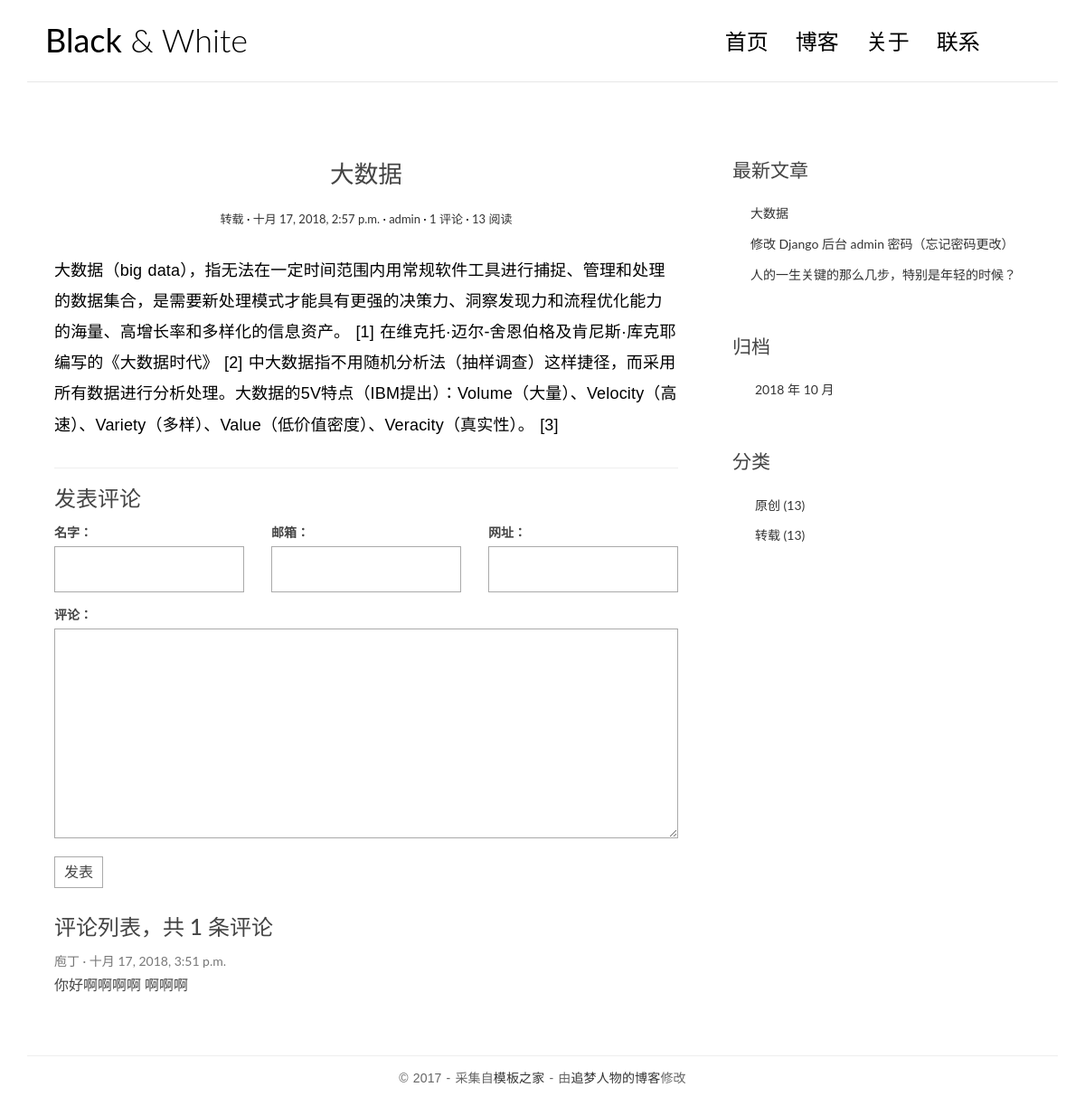
Page /post/6/ on the committed database.
### blog/models.py (models this page shows, shortened)
@python_2_unicode_compatible
class Post(models.Model):
    views = models.PositiveIntegerField(default=0)
    title = models.CharField(max_length=70)
    body = models.TextField()
    created_time = models.DateTimeField()
    modified_time = models.DateTimeField()
    excerpt = models.CharField(max_length=200, blank=True)
    category = models.ForeignKey(Category)
    tags = models.ManyToManyField(Tag, blank=True)
    author = models.ForeignKey(User)
    def get_absolute_url(self):
        return reverse('blog:detail', kwargs={'pk': self.pk})
    class Meta:
        ordering = ['-created_time']
    def increase_views(self):
        self.views += 1
        self.save(update_fields=['views'])

@python_2_unicode_compatible
class Category(models.Model):
    name = models.CharField(max_length=100)

### comments/models.py (models this page shows, shortened)
@python_2_unicode_compatible
class Comment(models.Model):
    name = models.CharField(max_length=100)
    email = models.EmailField(max_length=255)
    url = models.URLField(blank=True)
    text = models.TextField()
    created_time = models.DateTimeField(auto_now_add=True)
    post = models.ForeignKey('blog.Post')

### blog/views.py (the view)
# urls.py: url(r'^post/(?P<pk>[0-9]+)/$', views.detail, name='detail'),
def detail(request, pk):
    post = get_object_or_404(Post, pk=pk)
    post.increase_views()
    post.body = markdown.markdown(post.body,
                                  extensions = [
                                      'markdown.extensions.extra',
                                      'markdown.extensions.codehilite',
                                      'markdown.extensions.toc',
                                  ])
    form = CommentForm()
    comment_list = post.comment_set.all()
    context = {'post': post,
               'form': form,
               'comment_list': comment_list
               }
    return render(request, 'blog/detail.html', context=context)

### comments/forms.py
class CommentForm(forms.ModelForm):
    class Meta:
        model = Comment
        fields = ["name", "email", "url", "text"]

### blog/templatetags/blog_tags.py (called while the page is built)
@register.simple_tag
def get_recent_posts(num=5):
    return Post.objects.all().order_by('-created_time')[:num]

@register.simple_tag
def archives():
    return Post.objects.dates('created_time', 'month', order='DESC')

@register.simple_tag
def get_categories():
    return Category.objects.all()

### templates/blog/detail.html (shortened to what this page needs)
{% extends 'base.html' %}
{% block main %}
    <article class="post post-{{ post.pk }}">
        <header class="entry-header">
            <h1 class="entry-title">{{ post.title }}</h1>
            <div class="entry-meta">
                <span class="post-category"><a href="#">{{ post.category.name }}</a></span>
                <span class="post-date"><a href="#"><time class="entry-date"
                                                          datetime="{{ post.created_time }}">{{ post.created_time }}</time></a></span>
                <span class="post-author"><a href="#">{{ post.author }}</a></span>
                <span class="comments-link"><a href="#">{{ post.comment_set.count }} 评论</a></span>
                <span class="views-count"><a href="#">{{ post.views }} 阅读</a></span>
            </div>
        </header>
        <div class="entry-content clearfix">
            {{ post.body|safe }}
        </div>
    </article>
    <section class="comment-area" id="comment-area">
        <hr>
        <h3>发表评论</h3>
        <form action="{% url 'comments:post_comment' post.pk %}" method="post" class="comment-form">
            <div class="row">
                <div class="col-md-4">
                    <label for="{{ form.name.id_for_label }}">名字：</label>
                    {{ form.name }}
                </div>
                <div class="col-md-4">
                    <label for="{{ form.email.id_for_label }}">邮箱：</label>
                    {{ form.email }}
                </div>
                <div class="col-md-4">
                    <label for="{{ form.url.id_for_label }}">网址：</label>
                    {{ form.url }}
                </div>
                <div class="col-md-12">
                    <label for="{{ form.text.id_for_label }}">评论：</label>
                    {{ form.text }}
                    <button type="submit" class="comment-btn">发表</button>
                </div>
            </div>
        </form>
        <div class="comment-list-panel">
            <h3>评论列表，共 <span>{{ post.comment_set.count }}</span> 条评论</h3>
            <ul class="comment-list list-unstyled">
                {% for comment in comment_list %}
                <li class="comment-item">
                    <span class="nickname">{{ comment.name }}</span>
                    <time class="submit-date" datetime="2012-11-09T23:15:57+00:00">{{ comment.created_time }}</time>
                    <div class="text">
                        {{ comment.text }}
                    </div>
                </li>
                {% empty %}
                暂无评论
                {% endfor %}
            </ul>
        </div>
    </section>
{% endblock main %}

### templates/base.html (shortened to what this page needs)
{% load staticfiles %}
{% load blog_tags %}
<!DOCTYPE html>
<html>
<head>
    <link rel="stylesheet" href="http://code.ionicframework.com/ionicons/2.0.1/css/ionicons.min.css">
    <link rel="stylesheet" href="{% static 'blog/css/bootstrap.min.css' %}">
    <link rel="stylesheet" href="{% static 'blog/css/pace.css' %}">
    <link rel="stylesheet" href="{% static 'blog/css/custom.css' %}">
    <link rel="stylesheet" href="{% static 'blog/css/highlights/github.css' %}">
</head>
<body>
<div class="container">
    <header id="site-header">
        <div class="row">
            <div class="col-md-4 col-sm-5 col-xs-8">
                <div class="logo">
                    <h1><a href="{% url 'blog:index' %}"><b>Black</b> &amp; White</a></h1>
                </div>
            </div>
            <div class="col-md-8 col-sm-7 col-xs-4">
                <nav class="main-nav" role="navigation">
                    <div class="collapse navbar-collapse" id="bs-example-navbar-collapse-1">
                        <ul class="nav navbar-nav navbar-right">
                            <li class="cl-effect-11"><a href="index.html" data-hover="首页">首页</a></li>
                            <li class="cl-effect-11"><a href="full-width.html" data-hover="博客">博客</a></li>
                            <li class="cl-effect-11"><a href="about.html" data-hover="关于">关于</a></li>
                            <li class="cl-effect-11"><a href="contact.html" data-hover="联系">联系</a></li>
                        </ul>
                    </div>
                </nav>
            </div>
        </div>
    </header>
</div>
<div class="content-body">
    <div class="container">
        <div class="row">
            <main class="col-md-8">
                {% block main %}
                {% endblock main %}
            </main>
            <aside class="col-md-4">
                <div class="widget widget-recent-posts">
                    <h3 class="widget-title">最新文章</h3>
                    {% get_recent_posts as recent_post_list %}
                    <ul>
                        {% for post in recent_post_list %}
                        <li>
                            <a href="{{ post.get_absolute_url }}">{{ post.title }}</a>
                        </li>
                        {% empty %}
                        暂无文章！
                        {% endfor %}
                    </ul>
                </div>
                <div class="widget widget-archives">
                    <h3 class="widget-title">归档</h3>
                    {% archives as date_list %}
                    <ul>
                        {% for date in date_list %}
                        <li>
                            <a href="{% url 'blog:archives' date.year date.month %}">{{ date.year }} 年 {{ date.month }} 月</a>
                        </li>
                        {% empty %}
                        暂无归档
                        {% endfor %}
                    </ul>
                </div>
                <div class="widget widget-category">
                    <h3 class="widget-title">分类</h3>
                    {% get_categories as category_list %}
                    <ul>
                        {% for category in category_list %}
                        <li>
                            <a href="{% url 'blog:category' category.pk %}">{{ category.name }} <span class="post-count">(13)</span></a>
                        </li>
                        {% empty %}
                        暂无分类！
                        {% endfor %}
                    </ul>
                </div>
            </aside>
        </div>
    </div>
</div>
<footer id="site-footer">
    <div class="container">
        <div class="row">
            <div class="col-md-12">
                <p class="copyright">&copy 2017 - 采集自<a href="http://www.cssmoban.com/"
                                                        target="_blank" title="模板之家">模板之家</a>
                    - 由<a href="http://zmrenwu.com/" title="网页模板" target="_blank">追梦人物的博客</a>修改
                </p>
            </div>
        </div>
    </div>
</footer>
</body>
</html>

### blog/static/blog/css/custom.css (style rules this page uses)
* { outline: none; }
h1, h2, h3, h4, h5, h6 { margin-top: 0; }
b { font-weight: 400; }
a { color: #333; }
body { color: #444; font-family: 'Lato', sans-serif; }
p { font-family: 'Ubuntu', sans-serif; font-weight: 400; word-spacing: 1px; letter-spacing: 0.01em; }
#site-header { background-color: #FFF; padding: 25px 20px; margin-bottom: 40px; border-bottom: 1px solid #e7e7e7; }
.logo h1 a { color: #000; }
.logo h1 { margin: 0; font-family: 'Lato', sans-serif; font-weight: 300; }
.main-nav { margin-top: 11px; max-width: 95%; }
.main-nav a { color: #000000 !important; padding: 0 0 5px 0 !important; margin-right: 30px; font-family: 'Lato', sans-serif; font-weight: 300; font-size: 24px; }
.cl-effect-11 a { padding: 10px 0; color: #0972b4; text-shadow: none; }
.cl-effect-11 a::before { position: absolute; top: 0; left: 0; overflow: hidden; padding: 0 0 5px 0 !important; max-width: 0; border-bottom: 1px solid #000; color: #000; content: attr(data-hover); white-space: nowrap; -webkit-transition: max-width 0.5s; -moz-transition: max-width 0.5s; transition: max-width 0.5s; }
.content-body { padding-bottom: 4em; }
.post { background: #fff; padding: 30px 30px 0; }
.entry-title { text-align: center; font-size: 1.9em; margin-bottom: 20px; line-height: 1.6; padding: 10px 20px 0; }
.entry-meta { text-align: center; color: #DDDDDD; font-size: 13px; margin-bottom: 30px; }
.entry-content { font-size: 18px; line-height: 1.9; font-weight: 300; color: #000; }
.post-category::after, .post-date::after, .post-author::after, .comments-link::after { content: ' ·'; color: #000; }
.widget { background: #fff; padding: 30px 0 0; }
.widget-title { font-size: 1.5em; margin-bottom: 20px; line-height: 1.6; padding: 10px 0 0; font-weight: 400; }
.widget-recent-posts ul { padding: 0; margin: 0; padding-left: 20px; }
.widget-recent-posts ul li { list-style-type: none; position: relative; line-height: 170%; margin-bottom: 10px; }
.widget-recent-posts ul li::before { content: '\f3d3'; font-family: "Ionicons"; position: absolute; left: -17px; top: 3px; font-size: 16px; color: #000; }
.widget-archives ul { padding: 0; margin: 0; padding-left: 25px; }
.widget-archives ul li { list-style-type: none; position: relative; line-height: 170%; margin-bottom: 10px; }
.widget-archives ul li::before { content: '\f3f3'; font-family: "Ionicons"; position: absolute; left: -25px; top: 1px; font-size: 16px; color: #000; }
.widget-category ul { padding: 0; margin: 0; padding-left: 25px; }
.widget-category ul li { list-style-type: none; position: relative; line-height: 170%; margin-bottom: 10px; }
.widget-category ul li::before { content: '\f3fe'; font-family: "Ionicons"; position: absolute; left: -25px; top: 1px; font-size: 18px; color: #000; }
#site-footer { padding-top: 10px; padding: 0 0 1.5em 0; }
.copyright { text-align: center; padding-top: 1em; margin: 0; border-top: 1px solid #eee; color: #666; }
.contact-form input, .comment-form input { border: 1px solid #aaa; margin-bottom: 15px; width: 100%; padding: 15px 15px; font-size: 16px; line-height: 100%; transition: 0.4s border-color linear; }
.contact-form textarea, .comment-form textarea { border: 1px solid #aaa; margin-bottom: 15px; width: 100%; padding: 15px 15px; font-size: 16px; line-height: 20px !important; min-height: 183px; transition: 0.4s border-color linear; }
.comment-area { padding: 0 30px 0; }
.comment-form { margin-top: 15px; }
.comment-form .comment-btn { background-color: #fff; border: 1px solid #aaa; font-size: 16px; padding: 5px 10px; }
.comment-list-panel { margin-top: 30px; }
.comment-list { margin-top: 15px; }
.comment-item .nickname, .comment-item .submit-date { color: #777; font-size: 14px; }
.comment-item .nickname:after { content: ' ·'; }
.comment-item .text { padding-top: 5px; font-size: 16px; }

### rows in the picture
Post: title "大数据", category.name "转载", created_time "十月 17, 2018, 2:57 p.m.", author "admin", comment_set.count "1", views "13", body "大数据（big data），指无法在一定时间范围内用常规软件工具进行捕捉、管理和处理的数据集合，是需要新处理模式才能具有更强的决策力、洞察发现力和流程优化能力的海量、高增长率和多样化的信息资产。 [1] 在维克托·迈尔-舍恩伯格及肯尼斯·库克耶编写的《大数据时代》 [2] 中大数据指不用随机分析法（抽样调查）这样捷径，而采用所有数据进行分析处理。大数据的5V特点（IBM提出）：Volume（大量）、Velocity（高速）、Variety（多样）、Value（低价值密度）、Veracity（真实性）。 [3]"
Comment: name "庖丁", created_time "十月 17, 2018, 3:51 p.m.", text "你好啊啊啊啊 啊啊啊"
Post: title "修改 Django 后台 admin 密码（忘记密码更改）"
Post: title "人的一生关键的那么几步，特别是年轻的时候？"
Category: name "原创"
Category: name "转载"

### other values in the picture
{{ date.year }} "2018"
{{ date.month }} "10"
